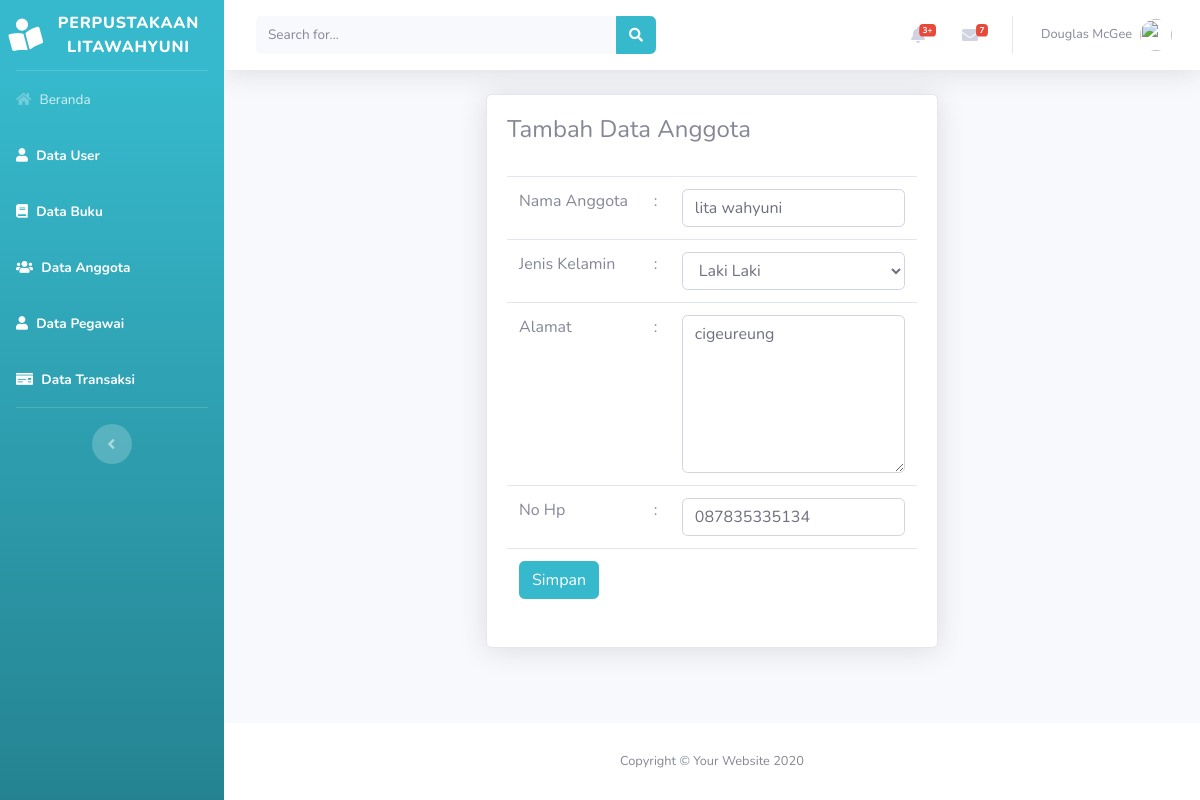
Page /beranda.php?page=anggota&aksi=edit&id=1 on the committed database.
### tables this page shows
CREATE TABLE `tabel_anggota` (
  `id_anggota` int(5) NOT NULL,
  `nama_anggota` varchar(50) NOT NULL,
  `jenis_kelamin` enum('l','p') NOT NULL,
  `alamat` text NOT NULL,
  `no_hp` varchar(20) NOT NULL
);

### views/anggota/editanggota.php (the view, shortened to what this page needs)
<?php
    @$id = $_GET['id'];
    $sql    = "select * from tabel_anggota where id_anggota=$id";
    $show   = $database->query($sql);
    $hasil  = mysqli_fetch_assoc($show);
?>
<div class="container-fluid">
    <div class="row justify-content-center">
        <div class="col-lg-6">
            <div class="card shadow mb-4">
                <div class="card-body">
                    <div class="table-responsive">
                        <h4>Tambah Data Anggota</h4>
                        <br>
                        <form action="model/anggota/editanggota.php" method="POST">
                            <table class="table">
                                <tr>
                                    <td>Nama Anggota</td>
                                    <td>:</td>
                                    <td><input type="text"  class="form-control" name="nama_anggota" id="nama_anggota" value="<?php echo $hasil['nama_anggota']?>"></td>
                                </tr>
                                <tr>
                                    <td>Jenis Kelamin</td>
                                    <td>:</td>
                                    <td>
                                        <select class="form-control" name="jenis_kelamin" id="jenis_kelamin">
                                            <option value="l">Laki Laki</option>
                                        </select>
                                    </td>
                                </tr>
                                <tr>
                                    <td>Alamat</td>
                                    <td>:</td>
                                    <td><textarea class="form-control" name="alamat" id="alamat" cols="10" rows="6"><?php echo $hasil['alamat']?></textarea></td>
                                </tr>
                                <tr>
                                    <td>No Hp</td>
                                    <td>:</td>
                                    <td><input type="text"  class="form-control" name="no_hp" id="no_hp" value="<?php echo $hasil['no_hp']?>"></td>
                                </tr>
                                <tr>
                                    <td colspan="3">
                                        <input type="submit" class="btn btn-info" value="Simpan">
                                    </td>
                                </tr>
                            </table>
                        </form>
                    </div>
                </div>
            </div>
        </div>
    </div>
</div>

### rows in the picture
tabel_anggota: nama_anggota "lita wahyuni", alamat "cigeureung", no_hp "087835335134"
